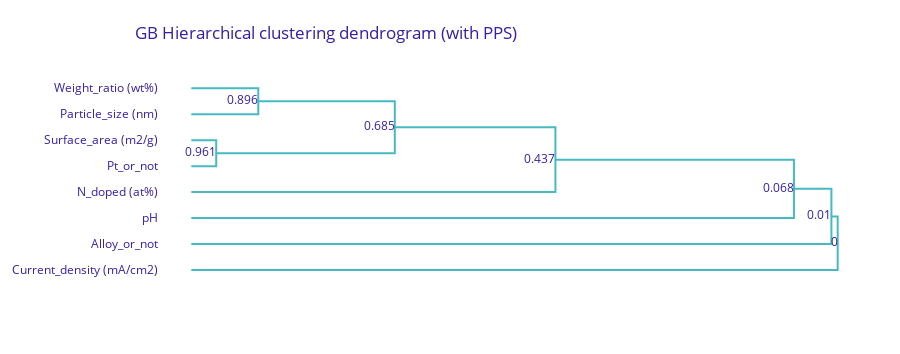

The notebook cell saved with this chart:
### Code cell
asp_pps_GB.plot_dendrogram(title='GB Hierarchical clustering dendrogram (with PPS)')

### Figure 1 — Plotly figure (JSON) as saved in the notebook; plotly's stock layout.template omitted (floating-point values rounded to 4 significant figures)
{"data": [{"hoverinfo": "text", "hoverlabel": {"bgcolor": "rgba(0,0,0,0.8)"}, "hovertext": "Min depend value: 0.961<br>(between variables: Pt_or_not, Surface_area (m2/g))<br>Variables:<br>Pt_or_not<br>Surface_area (m2/g)", "marker": {"color": "#46bac2"}, "mode": "text+lines", "text": [null, null, null, null, null, null, null, null, "0.961", null, null, null, null, null, null, null, null], "textposition": "middle left", "type": "scatter", "x": [0, 0.009631, 0.01926, 0.02889, 0.03852, 0.03852, 0.03852, 0.03852, 0.03852, 0.03852, 0.03852, 0.03852, 0.03852, 0.02889, 0.01926, 0.009631, 0], "xaxis": "x", "y": [-45, -45, -45, -45, -45, -46.25, -47.5, -48.75, -50, -51.25, -52.5, -53.75, -55, -55, -55, -55, -55], "yaxis": "y"}, {"hoverinfo": "text", "hoverlabel": {"bgcolor": "rgba(0,0,0,0.8)"}, "hovertext": "Min depend value: 0.896<br>(between variables: Particle_size (nm), Weight_ratio (wt%))<br>Variables:<br>Particle_size (nm)<br>Weight_ratio (wt%)", "marker": {"color": "#46bac2"}, "mode": "text+lines", "text": [null, null, null, null, null, null, null, null, "0.896", null, null, null, null, null, null, null, null], "textposition": "middle left", "type": "scatter", "x": [0, 0.0259, 0.0518, 0.07769, 0.1036, 0.1036, 0.1036, 0.1036, 0.1036, 0.1036, 0.1036, 0.1036, 0.1036, 0.07769, 0.0518, 0.0259, 0], "xaxis": "x", "y": [-65, -65, -65, -65, -65, -66.25, -67.5, -68.75, -70, -71.25, -72.5, -73.75, -75, -75, -75, -75, -75], "yaxis": "y"}, {"hoverinfo": "text", "hoverlabel": {"bgcolor": "rgba(0,0,0,0.8)"}, "hovertext": "Min depend value: 0.685<br>(between variables: Particle_size (nm), Pt_or_not)<br>Variables:<br>Particle_size (nm)<br>Pt_or_not<br>Surface_area (m2/g)<br>Weight_ratio (wt%)", "marker": {"color": "#46bac2"}, "mode": "text+lines", "text": [null, null, null, null, null, null, null, null, null, null, null, null, null, "0.685", null, null, null, null, null, null, null, null, null, null], "textposition": "middle left", "type": "scatter", "x": [0.03852, 0.06922, 0.09991, 0.1306, 0.1613, 0.192, 0.2227, 0.2534, 0.2841, 0.3148, 0.3148, 0.3148, 0.3148, 0.3148, 0.3148, 0.3148, 0.3148, 0.3148, 0.2796, 0.2444, 0.2092, 0.174, 0.1388, 0.1036], "xaxis": "x", "y": [-50, -50, -50, -50, -50, -50, -50, -50, -50, -50, -52.5, -55, -57.5, -60, -62.5, -65, -67.5, -70, -70, -70, -70, -70, -70, -70], "yaxis": "y"}, {"hoverinfo": "text", "hoverlabel": {"bgcolor": "rgba(0,0,0,0.8)"}, "hovertext": "Min depend value: 0.437<br>(between variables: N_doped (at%), Pt_or_not)<br>Variables:<br>N_doped (at%)<br>Particle_size (nm)<br>Pt_or_not<br>Surface_area (m2/g)<br>Weight_ratio (wt%)", "marker": {"color": "#46bac2"}, "mode": "text+lines", "text": [null, null, null, null, null, null, null, null, null, null, null, null, null, null, null, null, null, null, null, null, null, null, null, null, "0.437", null, null, null, null, null, null, null, null, null, null, null, null, null], "textposition": "middle left", "type": "scatter", "x": [0, 0.02965, 0.05929, 0.08894, 0.1186, 0.1482, 0.1779, 0.2075, 0.2372, 0.2668, 0.2965, 0.3261, 0.3558, 0.3854, 0.4151, 0.4447, 0.4744, 0.504, 0.5337, 0.5633, 0.5633, 0.5633, 0.5633, 0.5633, 0.5633, 0.5633, 0.5633, 0.5633, 0.5633, 0.5633, 0.5322, 0.5012, 0.4701, 0.439, 0.408, 0.3769, 0.3458, 0.3148], "xaxis": "x", "y": [-35, -35, -35, -35, -35, -35, -35, -35, -35, -35, -35, -35, -35, -35, -35, -35, -35, -35, -35, -35, -37.5, -40, -42.5, -45, -47.5, -50, -52.5, -55, -57.5, -60, -60, -60, -60, -60, -60, -60, -60, -60], "yaxis": "y"}, {"hoverinfo": "text", "hoverlabel": {"bgcolor": "rgba(0,0,0,0.8)"}, "hovertext": "Min depend value: 0.068<br>(between variables: Pt_or_not, pH)<br>Variables:<br>N_doped (at%)<br>Particle_size (nm)<br>Pt_or_not<br>Surface_area (m2/g)<br>Weight_ratio (wt%)<br>pH", "marker": {"color": "#46bac2"}, "mode": "text+lines", "text": [null, null, null, null, null, null, null, null, null, null, null, null, null, null, null, null, null, null, null, null, null, null, null, null, null, null, null, null, null, null, null, null, null, null, null, null, "0.068", null, null, null, null, null, null, null, null, null, null, null, null, null, null, null, null], "textposition": "middle left", "type": "scatter", "x": [0, 0.02914, 0.05827, 0.08741, 0.1165, 0.1457, 0.1748, 0.204, 0.2331, 0.2622, 0.2914, 0.3205, 0.3496, 0.3788, 0.4079, 0.437, 0.4662, 0.4953, 0.5244, 0.5536, 0.5827, 0.6119, 0.641, 0.6701, 0.6993, 0.7284, 0.7575, 0.7867, 0.8158, 0.8449, 0.8741, 0.9032, 0.9323, 0.9323, 0.9323, 0.9323, 0.9323, 0.9323, 0.9323, 0.9323, 0.9323, 0.9016, 0.8708, 0.8401, 0.8093, 0.7786, 0.7478, 0.7171, 0.6863, 0.6556, 0.6248, 0.5941, 0.5633], "xaxis": "x", "y": [-25, -25, -25, -25, -25, -25, -25, -25, -25, -25, -25, -25, -25, -25, -25, -25, -25, -25, -25, -25, -25, -25, -25, -25, -25, -25, -25, -25, -25, -25, -25, -25, -25, -27.81, -30.62, -33.44, -36.25, -39.06, -41.88, -44.69, -47.5, -47.5, -47.5, -47.5, -47.5, -47.5, -47.5, -47.5, -47.5, -47.5, -47.5, -47.5, -47.5], "yaxis": "y"}, {"hoverinfo": "text", "hoverlabel": {"bgcolor": "rgba(0,0,0,0.8)"}, "hovertext": "Min depend value: 0.01<br>(between variables: Alloy_or_not, Pt_or_not)<br>Variables:<br>Alloy_or_not<br>N_doped (at%)<br>Particle_size (nm)<br>Pt_or_not<br>Surface_area (m2/g)<br>Weight_ratio (wt%)<br>pH", "marker": {"color": "#46bac2"}, "mode": "text+lines", "text": [null, null, null, null, null, null, null, null, null, null, null, null, null, null, null, null, null, null, null, null, null, null, null, null, null, null, null, null, null, null, null, null, null, null, null, null, null, null, null, "0.01", null, null, null, null, null, null, null, null], "textposition": "middle left", "type": "scatter", "x": [0, 0.02829, 0.05659, 0.08488, 0.1132, 0.1415, 0.1698, 0.1981, 0.2264, 0.2546, 0.2829, 0.3112, 0.3395, 0.3678, 0.3961, 0.4244, 0.4527, 0.481, 0.5093, 0.5376, 0.5659, 0.5942, 0.6225, 0.6508, 0.6791, 0.7074, 0.7356, 0.7639, 0.7922, 0.8205, 0.8488, 0.8771, 0.9054, 0.9337, 0.962, 0.9903, 0.9903, 0.9903, 0.9903, 0.9903, 0.9903, 0.9903, 0.9903, 0.9903, 0.9758, 0.9613, 0.9468, 0.9323], "xaxis": "x", "y": [-15, -15, -15, -15, -15, -15, -15, -15, -15, -15, -15, -15, -15, -15, -15, -15, -15, -15, -15, -15, -15, -15, -15, -15, -15, -15, -15, -15, -15, -15, -15, -15, -15, -15, -15, -15, -17.66, -20.31, -22.97, -25.62, -28.28, -30.94, -33.59, -36.25, -36.25, -36.25, -36.25, -36.25], "yaxis": "y"}, {"hoverinfo": "text", "hoverlabel": {"bgcolor": "rgba(0,0,0,0.8)"}, "hovertext": "Min depend value: 0.0<br>(between variables: Alloy_or_not, Current_density (mA/cm2))<br>Variables:<br>Alloy_or_not<br>Current_density (mA/cm2)<br>N_doped (at%)<br>Particle_size (nm)<br>Pt_or_not<br>Surface_area (m2/g)<br>Weight_ratio (wt%)<br>pH", "marker": {"color": "#46bac2"}, "mode": "text+lines", "text": [null, null, null, null, null, null, null, null, null, null, null, null, null, null, null, null, null, null, null, null, null, null, null, null, null, null, null, null, null, null, null, null, null, null, null, null, null, null, null, "0", null, null, null, null, null, null, null, null], "textposition": "middle left", "type": "scatter", "x": [0, 0.02857, 0.05714, 0.08571, 0.1143, 0.1429, 0.1714, 0.2, 0.2286, 0.2571, 0.2857, 0.3143, 0.3429, 0.3714, 0.4, 0.4286, 0.4571, 0.4857, 0.5143, 0.5429, 0.5714, 0.6, 0.6286, 0.6571, 0.6857, 0.7143, 0.7429, 0.7714, 0.8, 0.8286, 0.8571, 0.8857, 0.9143, 0.9429, 0.9714, 1, 1, 1, 1, 1, 1, 1, 1, 1, 0.9976, 0.9951, 0.9927, 0.9903], "xaxis": "x", "y": [-5, -5, -5, -5, -5, -5, -5, -5, -5, -5, -5, -5, -5, -5, -5, -5, -5, -5, -5, -5, -5, -5, -5, -5, -5, -5, -5, -5, -5, -5, -5, -5, -5, -5, -5, -5, -7.578, -10.16, -12.73, -15.31, -17.89, -20.47, -23.05, -25.62, -25.62, -25.62, -25.62, -25.62], "yaxis": "y"}], "layout": {"autosize": false, "font": {"color": "#371ea3"}, "height": 354, "hovermode": "closest", "margin": {"b": 71, "r": 30, "t": 78}, "showlegend": false, "title": {"text": "GB Hierarchical clustering dendrogram (with PPS)", "x": 0.15}, "width": null, "xaxis": {"fixedrange": true, "mirror": false, "range": [-0.05, 1.05], "rangemode": "tozero", "showgrid": false, "showline": false, "showticklabels": false, "ticks": "", "type": "linear", "visible": false, "zeroline": false}, "yaxis": {"automargin": true, "autorange": "reversed", "fixedrange": true, "mirror": false, "rangemode": "tozero", "showgrid": false, "showline": false, "showticklabels": true, "tickmode": "array", "ticks": "", "ticktext": ["Current_density (mA/cm2)", "Alloy_or_not", "pH", "N_doped (at%)", "Pt_or_not", "Surface_area (m2/g)", "Particle_size (nm)", "Weight_ratio (wt%)"], "tickvals": [-5, -15, -25, -35, -45, -55, -65, -75], "type": "linear", "zeroline": false}}}
